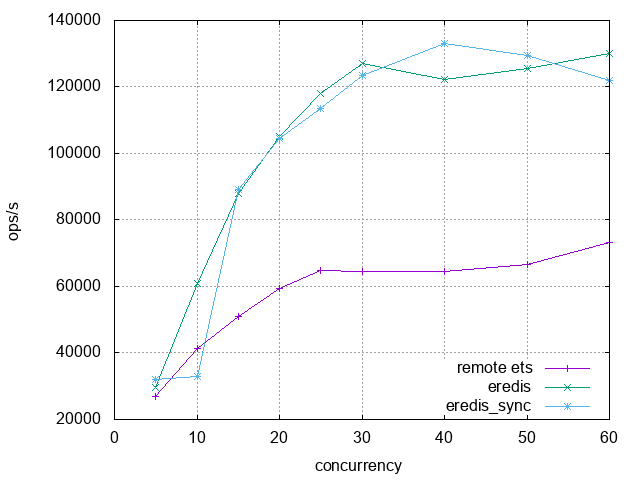

The script that saved this image:
set terminal png
set output "ops.png"

set key right bottom
set xlabel "concurrency"
set ylabel "op/s"
set grid

set datafile separator ";"
plot \
    "kv.csv" using 1:3 with linespoints title "remote ets",\
    "eredis.csv" using 1:3 with linespoints title "eredis",\
    "eredis_sync.csv" using 1:3 with linespoints title "eredis\\_sync"
